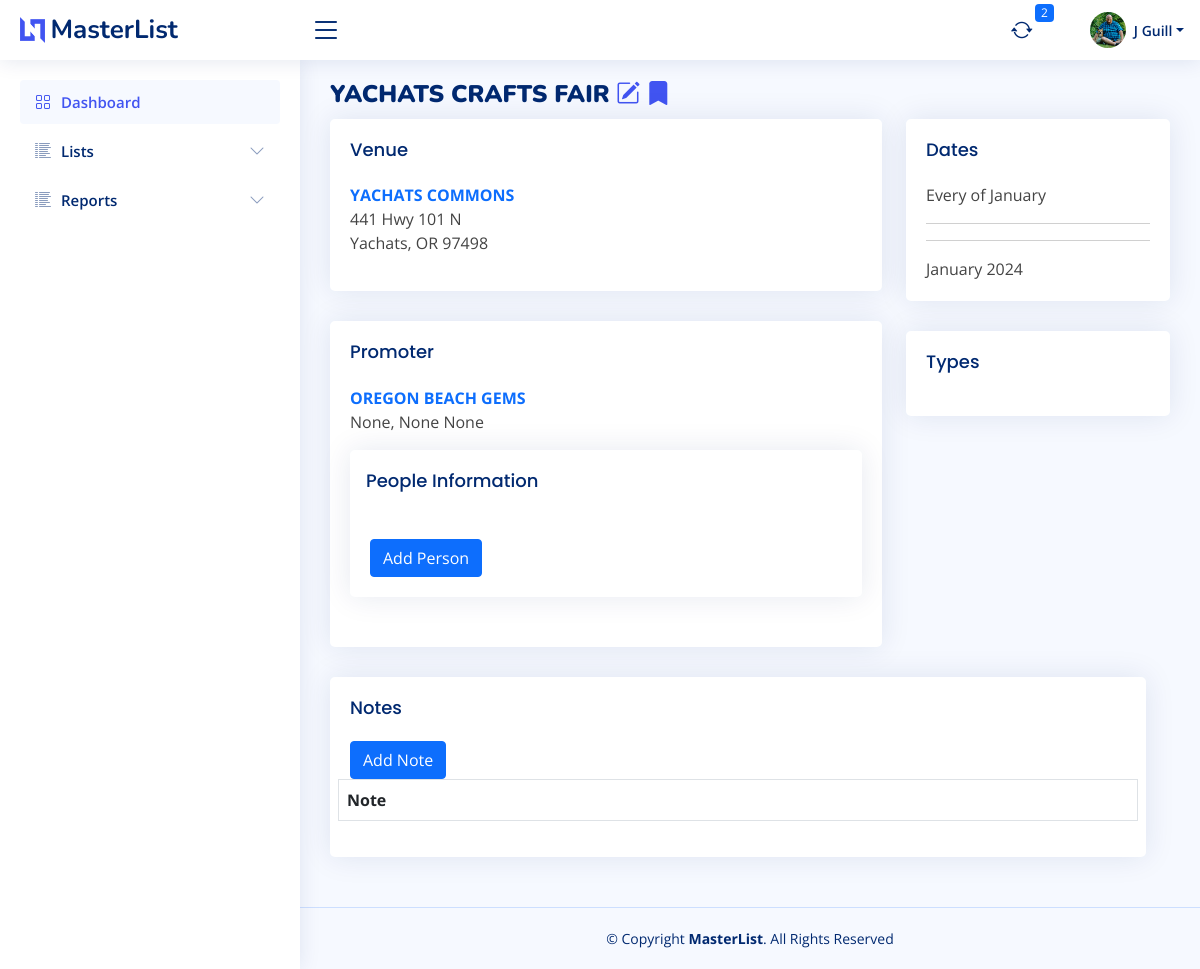
Page /masterlist/details/1 (signed in) on the committed database.
### bazaar/models.py (models this page shows, shortened)
class User(db.Model, UserMixin):
    id = db.Column(db.Integer, primary_key=True)
    firstname = db.Column(db.String(150))
    lastname = db.Column(db.String(150))
    company = db.Column(db.String(150))
    title = db.Column(db.String(50))
    aboutme = db.Column(db.Text)
    address = db.Column(db.String(150))
    city = db.Column(db.String(150))
    state = db.Column(db.String(2))
    postalcode = db.Column(db.String(20))
    phone = db.Column(db.String(20))
    email = db.Column(db.String(150), unique=True)
    dob = db.Column(db.Date)
    avatar_filename = db.Column(db.Text)
    avatar_url = db.Column(db.String(250))
    twitter = db.Column(db.String(255))
    instagram = db.Column(db.String(255))
    facebook = db.Column(db.String(255))
    linkedin = db.Column(db.String(255))
    username = db.Column(db.String(150), unique=True)
    password = db.Column(db.String(150))
    date_created = db.Column(db.DateTime(timezone=True), server_default=func.now())
    def fullname(self):
        return self.firstname + " " + self.lastname
    def firstinit_lastname(self):
        return self.firstname[:1] + " " + self.lastname

class MasterList(db.Model):
    id = db.Column(db.Integer, primary_key=True)
    event_name = db.Column(db.String(150))
    january = db.Column(db.Boolean, default=False)
    february = db.Column(db.Boolean, default=False)
    march = db.Column(db.Boolean, default=False)
    april = db.Column(db.Boolean, default=False)
    may = db.Column(db.Boolean, default=False)
    june = db.Column(db.Boolean, default=False)
    july = db.Column(db.Boolean, default=False)
    august = db.Column(db.Boolean, default=False)
    september = db.Column(db.Boolean, default=False)
    october = db.Column(db.Boolean, default=False)
    november = db.Column(db.Boolean, default=False)
    december = db.Column(db.Boolean, default=False)
    first = db.Column(db.Boolean, default=True)
    second = db.Column(db.Boolean, default=True)
    third = db.Column(db.Boolean, default=True)
    fourth = db.Column(db.Boolean, default=True)
    last = db.Column(db.Boolean, default=True)
    friday = db.Column(db.Boolean, default=False)
    saturday = db.Column(db.Boolean, default=False)
    sunday = db.Column(db.Boolean, default=False)
    monday = db.Column(db.Boolean, default=False)
    tuesday = db.Column(db.Boolean, default=False)
    wednesday = db.Column(db.Boolean, default=False)
    thursday = db.Column(db.Boolean, default=False)
    updated = db.Column(db.Date)
    imagesrc = db.Column(db.Text)
    attendance = db.Column(db.Integer)
    exibitors = db.Column(db.Integer)
    website = db.Column(db.Text)
    dates_text = db.Column(db.Text)
    type_bazaar = db.Column(db.Boolean, default=False)
    type_holiday = db.Column(db.Boolean, default=False)
    type_art = db.Column(db.Boolean, default=False)
    type_festival = db.Column(db.Boolean, default=False)
    type_flea = db.Column(db.Boolean, default=False)
    type_health = db.Column(db.Boolean, default=False)
    type_market = db.Column(db.Boolean, default=False)
    active = db.Column(db.Boolean, default=True)
    date_created = db.Column(db.DateTime(timezone=True), server_default=func.now())
    date_updated = db.Column(db.DateTime(timezone=True), onupdate=func.now())
    venuefk = db.Column(db.Integer, db.ForeignKey('venue.id'))
    promoterfk = db.Column(db.Integer, db.ForeignKey('promoter.id'))
    venue = db.relationship("Venue", backref=backref("venue", uselist=False))
    promoter = db.relationship("Promoter", backref=backref("promoter", uselist=False))
    notes = db.relationship("Notes", backref=backref("notes", uselist=False))

class Venue(db.Model):
    id = db.Column(db.Integer, primary_key=True)
    name = db.Column(db.String(255))
    address = db.Column(db.String(255))
    city = db.Column(db.String(100))
    state = db.Column(db.String(50))
    zipcode = db.Column(db.String(20))
    phone = db.Column(db.String(20))
    website = db.Column(db.String(255))
    date_created = db.Column(db.DateTime(timezone=True), server_default=func.now())
    date_updated = db.Column(db.DateTime(timezone=True), onupdate=func.now())
    venue_event = db.relationship("MasterList", backref=backref("masterlist_home", uselist=False))

class Promoter(db.Model):
    id = db.Column(db.Integer, primary_key=True)
    name = db.Column(db.String(255))
    address = db.Column(db.String(255))
    city = db.Column(db.String(100))
    state = db.Column(db.String(50))
    zipcode = db.Column(db.String(20))
    phone = db.Column(db.String(20))
    website = db.Column(db.String(255))
    date_created = db.Column(db.DateTime(timezone=True), server_default=func.now())
    date_updated = db.Column(db.DateTime(timezone=True), onupdate=func.now())
    people = db.relationship("People", backref=backref("promoter_people", uselist=False))

### bazaar/templates/masterlist/masterlist.py (the view)
@ml.route("/details/<id>")
@login_required
def details(id):
    record = db.session.query(MasterList).filter(MasterList.id == id).first()
    true_months = []
    months = ['January', 'February', 'March', 'April', 'May', 'June', 'July', 'August', 'September', 'October',
              'November', 'December']
    for month in [x.lower() for x in months]:
        if getattr(record, month) is True:
            true_months.append(month)
    if len(true_months) == 12:
        months_text = ['All Year']
    elif len(true_months) >= 2:
        true_months.insert(len(true_months) - 1, 'and')
        months_text = ", ".join(true_months).title()
    else:
        months_text = "".join(true_months).title()
    true_weeks = []
    weeks = ['First', 'Second', 'Third', 'Fourth', 'Last']
    for week in [x.lower() for x in weeks]:
        if getattr(record, week) is True:
            true_weeks.append(week)
    if len(true_weeks) == 5:
        weeks_text = "Every"
    elif len(true_weeks) == 2:
        true_weeks.insert(1, 'and')
        weeks_text = " ".join(true_weeks).title()
    elif len(true_weeks) == 1:
        weeks_text = "".join(true_weeks).title()
    else:
        true_months.insert(len(true_weeks) - 1, 'and')
        weeks_text = ", ".join(true_weeks).title()
    true_days = []
    days = ['Monday', 'Tuesday', 'Wednesday', 'Thursday', 'Friday', 'Saturday', 'Sunday']
    for day in [x.lower() for x in days]:
        if getattr(record, day) is True:
            true_days.append(day)
    if len(true_days) == 5:
        days_text = "Every day"
    elif len(true_days) >= 2:
        true_days.insert(len(true_days) - 1, 'and')
        days_text = " ".join(true_days).title()
    else:
        days_text = ", ".join(true_days).title()
    full_text = weeks_text + " " + days_text + " of " + months_text
    date_list = []
    for month in true_months:
        if month.lower() == 'and':
            pass
        else:
            for week in true_weeks:
                if week.lower() == 'and':
                    pass
                else:
                    for day in true_days:
                        if day.lower() == 'and':
                            pass
                        else:
                            date = bazaar.utilities.nth_day_of_month(month, day, week)
                            date_list.append(date)
    notes = db.session.query(Notes).filter(Notes.masterlistid == id).all()
    types = []
    for type in get_types_masterlist():
        if getattr(record, "type_" + type):
            types.append(type.title())
    persons = db.session.query(People).filter(People.promoterfk == record.promoter.id).all()
    contents = {"user": User, "record": record, "full_text": full_text,
                "date_list": date_list, "notes": notes, "types": types,
                "persons": persons}
    return render_template("masterlist/details.html", **contents)

### bazaar/templates/base/base.py (called while the page is built)
@base.app_context_processor
def zipcode_qty_check():
    zipcode_count = db.session.query(func.count(USZip.id)).scalar()
    checking = zipcode_count == 0
    return dict(zipcode_count_check=checking)

@base.app_template_filter()
def format_date(item, fmt="%m/%d/%Y"):
    return item.strftime(fmt)

@base.app_context_processor
def notification_count():
    days_from_now = datetime.now() + timedelta(days=1)
    notcount = db.session.query(func.count(Booking.id)).filter(
        Booking.active == True,
        Booking.next_touch <= days_from_now
    ).scalar()
    if notcount == 0:
        return dict(notification_count=None)
    else:
        return dict(notification_count=notcount)

@base.app_context_processor
def notifications():
    days_from_now = datetime.now() + timedelta(days=1)
    nots = db.session.query(Booking).filter(
        Booking.active == True,
        Booking.next_touch <= days_from_now
    ).order_by(Booking.next_touch).all()
    return dict(notifications=nots)

### bazaar/utilities.py (called while the page is built)
def get_types_masterlist(tbl=MasterList):
    from sqlalchemy import inspect
    inst = inspect(tbl)
    attr_names = [c_attr.key for c_attr in inst.mapper.column_attrs]
    typelist = []
    for name in attr_names:
        if "type" in name:
            typelist.append(name.replace("type_", ""))
    return typelist

### bazaar/templates/masterlist/details.html (shortened to what this page needs)
{% extends "base/base.html" %}
{% block page_title %}
    <b><span class="text-uppercase">{{ record.event_name }}</span></b>
    <a href="{{ url_for('masterlist.masterlist_edit', id=record.id) }}"> <i class="bi bi-pencil-square"></i></a>
    <a href="{{ url_for('booking.booking_add', id=record.id) }}"> <i class="bi bi-bookmark-fill"></i></a>
{% endblock page_title %}
{% block main_content %}
    <section class="section">
        <div class="row">
            <div class="col-8">
                <div class="card">
                    <div class="card-body">
                        <h5 class="card-title">Venue</h5>
                        <span class="text-uppercase text-primary"><b>{{ record.venue.name }}</b></span>
                        <p>
                            {% if record.venue.address != None %}
                                {{ record.venue.address }}<br>
                            {% endif %}
                            {{ record.venue.city }}, {{ record.venue.state }} {{ record.venue.zipcode }}<br>
                        </p>
                    </div>
                </div>
                <div class="card">
                    <div class="card-body">
                        <h5 class="card-title">Promoter</h5>
                        <span class="text-uppercase text-primary"><b>{{ record.promoter.name }}</b></span>
                        <p>
                            {{ record.promoter.city }}, {{ record.promoter.state }} {{ record.promoter.zipcode }}<br>
                        </p>
                        <div class="card">
                            <h5 class="card-title ps-3">People Information</h5>
                            <div class="card-body">
                                <div class="pt-4">
                                    <button type="button" class="btn btn-primary" data-bs-toggle="modal"
                                            data-bs-target="#addperson">
                                        Add Person
                                    </button>
                                </div>
                            </div>
                        </div>
                    </div>
                </div>
            </div>
            <div class="col-4">
                <div class="card">
                    <div class="card-body">
                        <h5 class="card-title">Dates</h5>
                        {{ full_text }}<br>
                        <hr>
                        <hr>
                        {{ record.dates_text }}
                    </div>
                </div>
                <div class="card">
                    <div class="card-body">
                        <h5 class="card-title">Types</h5>
                    </div>
                </div>
            </div>
            <div class="row">
                <div class="col-12">
                    <div class="card">
                        <div class="card-body">
                            <h5 class="card-title">Notes</h5>
                            <div class="col">
                                <button type="button" class="btn btn-primary" data-bs-toggle="modal"
                                        data-bs-target="#addnote">
                                    Add Note
                                </button>
                                <div class="row">
                                    <table id="notes" class="table table-bordered table-hover">
                                        <thead>
                                        <tr>
                                            <th>Note</th>
                                        </tr>
                                        </thead>
                                    </table>
                                </div>
                            </div>
                        </div>
                    </div>
                </div>
            </div>
        </div>
    </section>
{% endblock main_content %}

### bazaar/templates/base/header.html (shortened to what this page needs)
<header id="header" class="header fixed-top d-flex align-items-center">
    <div class="d-flex align-items-center justify-content-between">
        <a href="{{ url_for('base.home') }}" class="logo d-flex align-items-center">
            <img src="{{ url_for('static', filename="img/logo.png") }}"
                 alt="">
            <span class="d-none d-lg-block">MasterList</span>
        </a>
        <i class="bi bi-list toggle-sidebar-btn"></i>
    </div>
    <nav class="header-nav ms-auto">
        <ul class="d-flex align-items-center">
            <li class="nav-item dropdown" id="notifications">
                <a class="nav-link nav-icon" href="#" data-bs-toggle="dropdown">
                    <i class="bi bi-arrow-repeat"></i>
                    <span class="badge bg-primary badge-number">{{ notification_count }}</span>
                </a>
            </li>
            <li class="nav-item dropdown pe-3" id="profile">
                <a class="nav-link nav-profile d-flex align-items-center pe-0" href="#" data-bs-toggle="dropdown"
                   id="navbarProfile">
                    <img src="{{ url_for('static', filename='img/avatar/'+current_user.avatar_filename) }}"
                         alt="Profile" class="rounded-circle">
                    <span class="d-none d-md-block dropdown-toggle ps-2">{{ current_user.firstinit_lastname() }}</span>
                </a>
            </li>
        </ul>
    </nav>
</header>

### bazaar/static/css/style.css (style rules this page uses)
:root { scroll-behavior: smooth; }
body { font-family: "Open Sans", sans-serif; background: #f6f9ff; color: #444444; }
a { color: #4154f1; text-decoration: none; }
h1, h2, h3, h4, h5, h6 { font-family: "Nunito", sans-serif; }
.card { margin-bottom: 30px; border: none; border-radius: 5px; box-shadow: 0 0 30px rgba(1, 41, 112, 0.1); }
.card-title { padding: 20px 0 15px 0; font-size: 18px; font-weight: 500; color: #012970; font-family: "Poppins", sans-serif; }
.card-body { padding: 0 20px 20px 20px; }
.logo { line-height: 1; }
@media (min-width: 1200px) { .logo { width: 280px; } }
.logo img { max-height: 26px; margin-right: 6px; }
.logo span { font-size: 26px; font-weight: 700; color: #012970; font-family: "Nunito", sans-serif; }
.header { transition: all 0.5s; z-index: 997; height: 60px; box-shadow: 0 2px 20px rgba(1, 41, 112, 0.1); background-color: #fff; padding-left: 20px; }
.header .toggle-sidebar-btn { font-size: 32px; padding-left: 10px; cursor: pointer; color: #012970; }
.header-nav ul { list-style: none; }
.header-nav > ul { margin: 0; padding: 0; }
.header-nav .nav-icon { font-size: 22px; color: #012970; margin-right: 25px; position: relative; }
.header-nav .nav-profile { color: #012970; }
.header-nav .nav-profile img { max-height: 36px; }
.header-nav .nav-profile span { font-size: 14px; font-weight: 600; }
.header-nav .badge-number { position: absolute; inset: -2px -5px auto auto; font-weight: normal; font-size: 12px; padding: 3px 6px; }

### rows in the picture
User: avatar_filename (picture), firstinit_lastname "J Guill"
MasterList: event_name "YACHATS CRAFTS FAIR", dates_text "January 2024"
Venue: venue.name "YACHATS COMMONS", venue.address "441 Hwy 101 N", venue.city "Yachats", venue.state "OR", venue.zipcode "97498"
Promoter: promoter.name "OREGON BEACH GEMS", promoter.city "None", promoter.state "None", promoter.zipcode "None"

### other values in the picture
{{ notification_count }} "2"
{{ full_text }} "Every of January"
